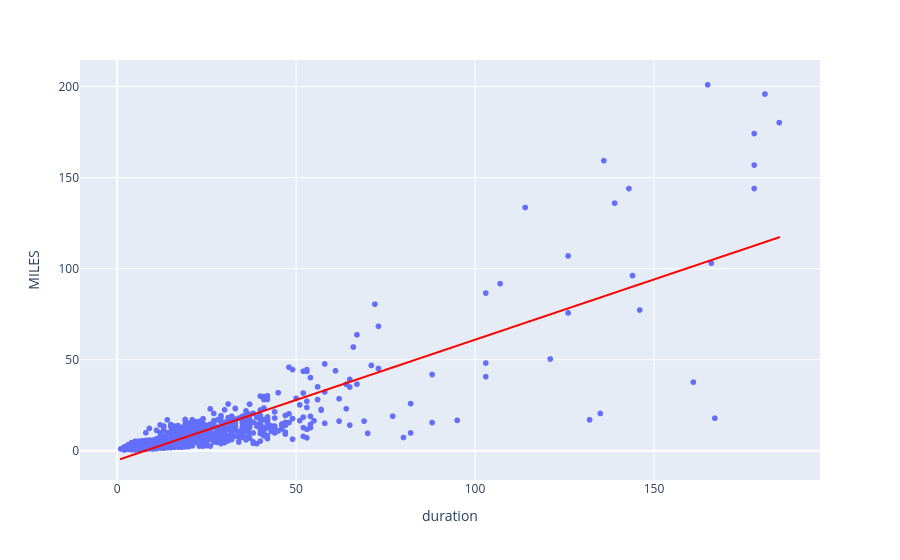

Notebook cell for this chart:
### Code cell
px.scatter(
    df,
    x= "duration",
    y = "MILES",
    trendline='ols', trendline_color_override='red'
)

### Figure 1 — Plotly figure (JSON) as saved in the notebook; plotly's stock layout.template omitted (floating-point values rounded to 4 significant figures; data arrays with more than 128 entries replaced by an {"elided": "..."} marker saying what was removed)
{"data": [{"hovertemplate": "duration=%{x}<br>MILES=%{y}<extra></extra>", "legendgroup": "", "marker": {"color": "#636efa", "symbol": "circle"}, "mode": "markers", "name": "", "showlegend": false, "type": "scattergl", "x": {"elided": "1126 float values"}, "xaxis": "x", "y": {"elided": "1126 float values"}, "yaxis": "y"}, {"hovertemplate": "<b>OLS trendline</b><br>MILES = 0.661704 * duration + -5.1614<br>R<sup>2</sup>=0.713140<br><br>duration=%{x}<br>MILES=%{y} <b>(trend)</b><extra></extra>", "legendgroup": "", "line": {"color": "red"}, "marker": {"color": "#636efa", "symbol": "circle"}, "mode": "lines", "name": "", "showlegend": false, "type": "scattergl", "x": {"elided": "1126 float values"}, "xaxis": "x", "y": {"elided": "1126 float values"}, "yaxis": "y"}], "layout": {"legend": {"tracegroupgap": 0}, "margin": {"t": 60}, "xaxis": {"anchor": "y", "domain": [0, 1], "title": {"text": "duration"}}, "yaxis": {"anchor": "x", "domain": [0, 1], "title": {"text": "MILES"}}}}
